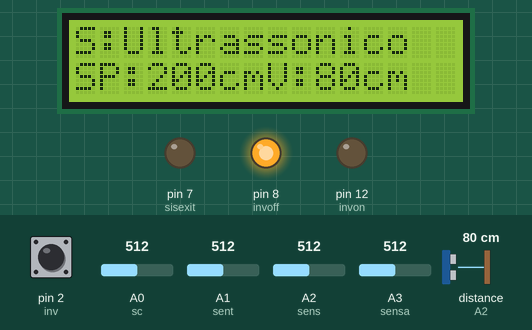
The program below on a simulated Arduino Uno, built with avr-gcc and run on an emulated ATmega328P. Parts: 16×2 character LCD, output pins drawn as LEDs (lit = HIGH). The test bench sets the inputs (shaded band); at power-on: pin 2 (inv) HIGH, distance to the obstacle (sensor on A2) 80 cm, A0 (sc) = 512, A1 (sent) = 512, A2 (sens) = 512, A3 (sensa) = 512.

Above: at 1.2 s.
1.3 s: pin 2 (inv) pulled LOW for 3.2 s
At 5.7 s:
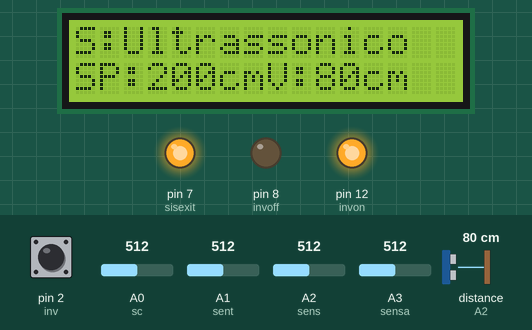
6.0 s: distance to the obstacle (sensor on A2) set to 2 cm
At 7.0 s:
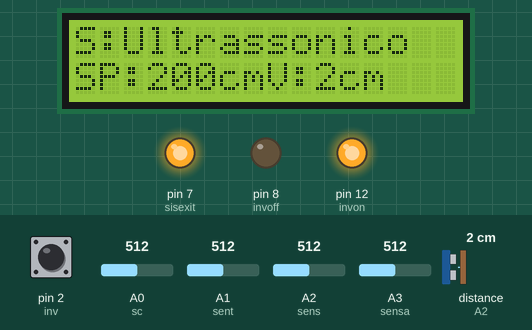
7.5 s: distance to the obstacle (sensor on A2) set to 9 cm
At 9.2 s:
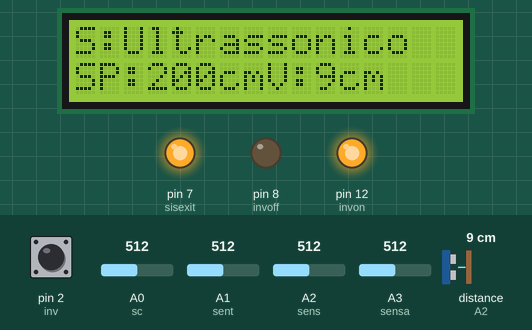
10.5 s: pin 2 (inv) pulled LOW for 0.35 s
At 11.9 s:
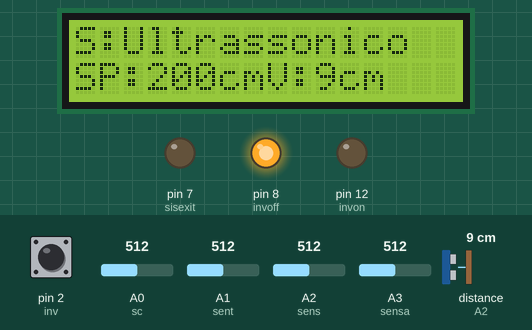
13.8 s: distance to the obstacle (sensor on A2) set to 120 cm
At 15.2 s:
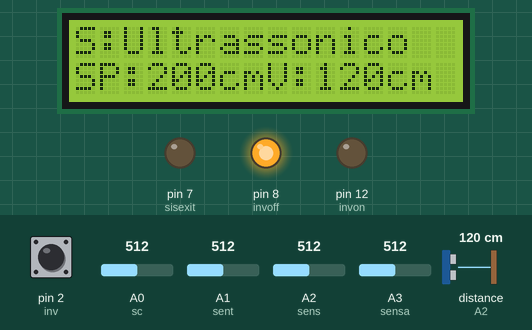
16.8 s: distance to the obstacle (sensor on A2) set to 4 cm
At 18.4 s:
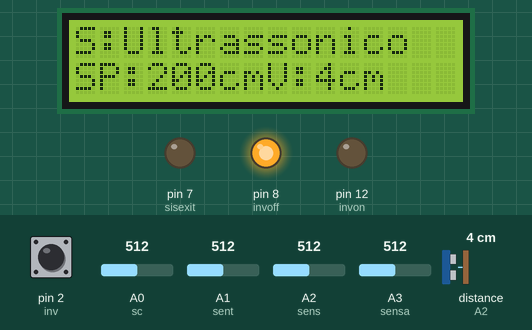
Timing chart, 0 to 19.9 s (numbered marks = the images above; inputs shaded):
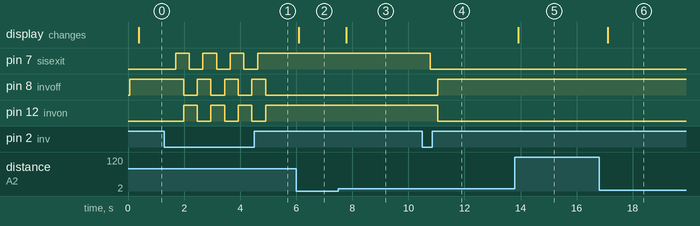

Measured:
- after the input at 1.3 s, pin 7 (sisexit): alternates HIGH for 0.49 s and LOW for 0.49 s, 7 changes in all, then stays HIGH, starting after 0.40 s; pin 8 (invoff): alternates HIGH for 0.49 s and LOW for 0.49 s, 7 changes in all, then stays LOW, starting after 0.68 s
- after the input at 6.0 s, the display: changes after 0.09 s (image 2)
- after the input at 7.5 s, the display: changes after 0.28 s (image 3)
- after the input at 10.5 s, pin 7 (sisexit): HIGH → LOW after 0.27 s; pin 8 (invoff): LOW → HIGH after 0.55 s; pin 12 (invon): HIGH → LOW after 0.55 s
- after the input at 13.8 s, the display: changes after 0.12 s (image 5)
- after the input at 16.8 s, the display: changes after 0.30 s (image 6)

The program:

main.cpp
```cpp
#include <Arduino.h>
#include <Wire.h>
#include <LiquidCrystal_I2C.h>
#include <Ultrasonic.h>
#define col 16
#define lin 2
#define ende 0x27

LiquidCrystal_I2C
lcd(ende,col,lin);
void sensorref();
void displaywrite();
void sensoread();
void inversor();
void sisoutput();
void sduni();
void sname();
void suni();
// sensor ultrasonico
Ultrasonic
ultrasonic(A3, A2);
int const sent = A1; //tipo de sensor
int const sens = A2; //leitura do sensor
int const sensa = A3; //sensor auxiliar
int const sc = A0; //shutdown config
int const inv= 2; //inversor
int const invoff = 8;
int const invon = 12;
int const sisexit = 7; //saida digital do sistema
int invorder = 0; //solicitação de inversor
int invmode = LOW;
int sensorstate = 0; //leitura do sensor
int sensortype = 0; //tipo do sensor
int sensorauxstate = 0; //leitura do sensor auxiliar
int shutdownpercent = 0; //percentual de shutdown
int sensoroutput = 0; //valor final do sensor
int shutdownstate = 0; //leitura do shutdown
int shutdownstateinunit = 0; //valor do shutdown em unidades
const char* sensorunit = ""; //unidade do sensor
const char* sensortypename = ""; //nome do tipo de sensor
void setup() {
  pinMode(sc,INPUT);
  pinMode(inv, INPUT_PULLUP);
  pinMode(invon, OUTPUT);
  pinMode(invoff, OUTPUT);
  pinMode(sisexit, OUTPUT);
  lcd.init();
  lcd.backlight();
  lcd.clear();

}

void loop() {
  sensoread();
  inversor();
  sensorref();
  suni();
  sname();
  sduni();
  sisoutput();
  displaywrite();
}


void sisoutput()
{
  // definir saida do sistema
  if (sensoroutput >= shutdownstateinunit && invmode == LOW)
  {
    digitalWrite(sisexit, HIGH);
  }
  else if (sensoroutput < shutdownstateinunit && invmode == LOW)
  {
    digitalWrite(sisexit, LOW);
  }
  else if (sensoroutput >= shutdownstateinunit && invmode == HIGH)
  {
    digitalWrite(sisexit, LOW);
  }
  else if (sensoroutput < shutdownstateinunit && invmode == HIGH)
  {
    digitalWrite(sisexit, HIGH);
  }
}

void sensoread()
{
  // fazer as leituras dos sensores analogicos:
  shutdownstate = analogRead(sc);
  sensorstate = analogRead(sens);
  sensortype = analogRead(sent);
  sensorauxstate = analogRead(sensa);
  shutdownpercent = (map(shutdownstate, 0, 1023, 0, 100));
}
void inversor()
{
  // controlar o inversor
  void inversor();
  if (invmode == LOW)
  {
    digitalWrite(invon, LOW);
    digitalWrite(invoff, HIGH);
  }
  else if (invmode == HIGH)
  {
    digitalWrite(invon, HIGH);
    digitalWrite(invoff, LOW);
  }
  invorder = digitalRead(inv);
  if (invorder == LOW)
  {
    invmode = !invmode;
    delay(200);
  }
}

void displaywrite()
{
  // escrever no diplay lcd
  lcd.clear();
  lcd.setCursor(0, 0);
  lcd.print("S:");
  lcd.print(sensortypename);
  lcd.setCursor(0, 1);
  lcd.print("SP:");
  lcd.print(shutdownstateinunit);
  lcd.print(sensorunit);
  lcd.setCursor(8, 1);
  lcd.print("V:");
  lcd.print(sensoroutput);
  lcd.print(sensorunit);
  delay(250);
}

void sensorref()
{
  // refinar sinais para unicos e em unidades determinadas
  if (sensortypename == "Ultrassonico")
  {
    sensorstate = sensorstate / 1023;
    sensorauxstate = sensorauxstate / 1023;
    sensoroutput = ultrasonic.read(CM);
  }
  else if (sensortypename == "Luminosidade")
  {
    sensorstate = map(sensorstate, 0, 1023, 0, 100);
    sensoroutput = sensorstate;
  }
  else if (sensortypename == "Temperatura")
  {
    sensorstate = map(sensorstate, 0, 1023, -55, 150);
    sensoroutput = sensorstate;
  }
}

void suni()
{
  // definir unidade do sensor
  if (sensortypename == "Luminosidade")
    sensorunit = "%";
  else if (sensortypename == "Ultrassonico")
    sensorunit = "cm";
  else if (sensortypename == "Temperatura")
    sensorunit = "C";
}

void sname()
{
  // definir nome do sensor
  if (sensortype == 1023)
    sensortypename = "Luminosidade";
  else if (sensortype == 512)
    sensortypename = "Ultrassonico";
  else if (sensortype == 0)
    sensortypename = "Temperatura";
}

void sduni()
{
  // definir valor do shutdown em unidades
  if (sensortypename == "Ultrassonico")
  {
    shutdownstateinunit = map(shutdownstate, 0, 1023, sensorauxstate, 400);
  }
  else if (sensortypename == "Temperatura")
  {
    shutdownstateinunit = map(shutdownstate, 0, 1023, -55, 150);
  }
  else if (sensortypename == "Luminosidade")
  {
    shutdownstateinunit = map(shutdownstate, 0, 1023, 0, 100);
  }
}
```
